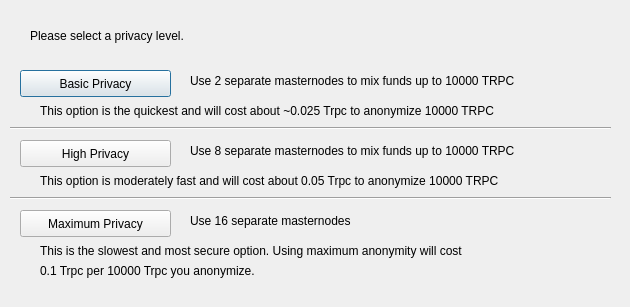
<?xml version="1.0" encoding="UTF-8"?>
<ui version="4.0">
 <class>ObfuscationConfig</class>
 <widget class="QDialog" name="ObfuscationConfig">
  <property name="geometry">
   <rect>
    <x>0</x>
    <y>0</y>
    <width>630</width>
    <height>307</height>
   </rect>
  </property>
  <property name="windowTitle">
   <string>Configure Obfuscation</string>
  </property>
  <widget class="QPushButton" name="buttonBasic">
   <property name="geometry">
    <rect>
     <x>20</x>
     <y>70</y>
     <width>151</width>
     <height>27</height>
    </rect>
   </property>
   <property name="text">
    <string>Basic Privacy</string>
   </property>
  </widget>
  <widget class="QPushButton" name="buttonHigh">
   <property name="geometry">
    <rect>
     <x>20</x>
     <y>140</y>
     <width>151</width>
     <height>27</height>
    </rect>
   </property>
   <property name="text">
    <string>High Privacy</string>
   </property>
  </widget>
  <widget class="QPushButton" name="buttonMax">
   <property name="geometry">
    <rect>
     <x>20</x>
     <y>210</y>
     <width>151</width>
     <height>27</height>
    </rect>
   </property>
   <property name="text">
    <string>Maximum Privacy</string>
   </property>
  </widget>
  <widget class="QLabel" name="label">
   <property name="geometry">
    <rect>
     <x>30</x>
     <y>20</y>
     <width>571</width>
     <height>31</height>
    </rect>
   </property>
   <property name="text">
    <string>Please select a privacy level.</string>
   </property>
  </widget>
  <widget class="QLabel" name="label_2">
   <property name="geometry">
    <rect>
     <x>190</x>
     <y>70</y>
     <width>421</width>
     <height>21</height>
    </rect>
   </property>
   <property name="text">
    <string>Use 2 separate masternodes to mix funds up to 10000 TRPC</string>
   </property>
  </widget>
  <widget class="QLabel" name="label_3">
   <property name="geometry">
    <rect>
     <x>190</x>
     <y>140</y>
     <width>411</width>
     <height>21</height>
    </rect>
   </property>
   <property name="text">
    <string>Use 8 separate masternodes to mix funds up to 10000 TRPC</string>
   </property>
  </widget>
  <widget class="QLabel" name="label_4">
   <property name="geometry">
    <rect>
     <x>190</x>
     <y>210</y>
     <width>421</width>
     <height>21</height>
    </rect>
   </property>
   <property name="text">
    <string>Use 16 separate masternodes</string>
   </property>
  </widget>
  <widget class="QLabel" name="label_6">
   <property name="geometry">
    <rect>
     <x>40</x>
     <y>100</y>
     <width>561</width>
     <height>21</height>
    </rect>
   </property>
   <property name="text">
    <string>This option is the quickest and will cost about ~0.025 Trpc to anonymize 10000 TRPC</string>
   </property>
  </widget>
  <widget class="QLabel" name="label_7">
   <property name="geometry">
    <rect>
     <x>40</x>
     <y>170</y>
     <width>561</width>
     <height>21</height>
    </rect>
   </property>
   <property name="text">
    <string>This option is moderately fast and will cost about 0.05 Trpc to anonymize 10000 TRPC</string>
   </property>
  </widget>
  <widget class="QLabel" name="label_8">
   <property name="geometry">
    <rect>
     <x>40</x>
     <y>240</y>
     <width>561</width>
     <height>21</height>
    </rect>
   </property>
   <property name="text">
    <string>This is the slowest and most secure option. Using maximum anonymity will cost</string>
   </property>
  </widget>
  <widget class="QLabel" name="label_9">
   <property name="geometry">
    <rect>
     <x>40</x>
     <y>260</y>
     <width>561</width>
     <height>21</height>
    </rect>
   </property>
   <property name="text">
    <string>0.1 Trpc per 10000 Trpc you anonymize.</string>
   </property>
  </widget>
  <widget class="Line" name="line">
   <property name="geometry">
    <rect>
     <x>10</x>
     <y>120</y>
     <width>601</width>
     <height>16</height>
    </rect>
   </property>
   <property name="orientation">
    <enum>Qt::Horizontal</enum>
   </property>
  </widget>
  <widget class="Line" name="line_2">
   <property name="geometry">
    <rect>
     <x>10</x>
     <y>190</y>
     <width>601</width>
     <height>16</height>
    </rect>
   </property>
   <property name="orientation">
    <enum>Qt::Horizontal</enum>
   </property>
  </widget>
 </widget>
 <resources/>
 <connections/>
</ui>
